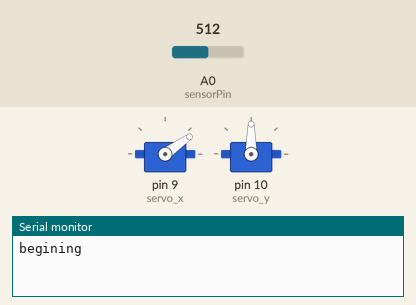
Simulated run of this sketch. Board: Arduino Uno, built with avr-gcc and run on an emulated ATmega328P. Shown: 2 × servo, the last lines printed to the serial monitor. The inputs (shaded band) are chosen by the test bench; at power-on: A0 (sensorPin) = 512.

Above: at 0.15 s.
At 9.66 s:
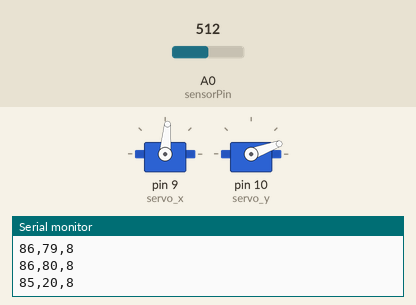
At 19.81 s:
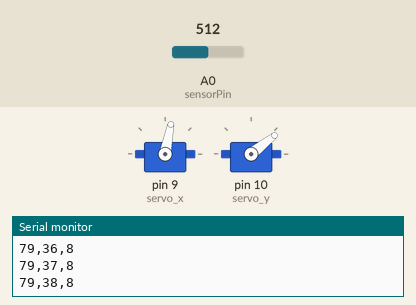
At 39.82 s:
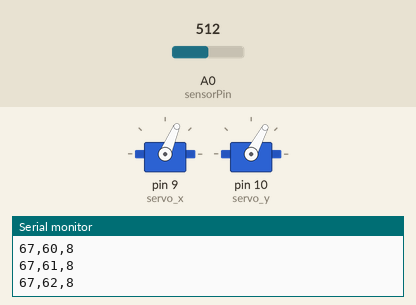
Timing chart, 0 to 40.0 s (numbered marks = the images above):
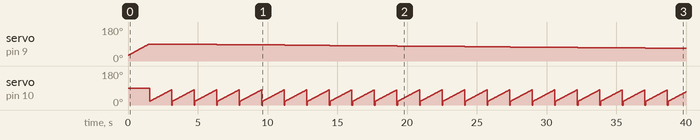

The sketch:

_2D_sweep.ino
```cpp
#include <Servo.h>

Servo servo_x,servo_y;

int sensorPin = A0;
int sensorValue = 0;
int distanceEst = 0;
int posX = 0;
int posY = 0;
int servoDelay = 25;


void setup() {
  Serial.begin(9600);
  servo_x.attach(9);
  servo_y.attach(10);
}

void loop() {
  Serial.print("begining");
  for(posX = 30; posX <= 90; posX += 1) // goes from 0 degrees to 180 degrees
  {                                  // in steps of 1 degree
    servo_x.write(posX);    // tell servo to go to position in variable 'pos'
    delay(servoDelay);                       // waits 15ms for the servo to reach the position
  }
  for(posX = 90; posX>=30; posX -=1)     // goes from 180 degrees to 0 degrees
  {
    servo_x.write(posX);    // tell servo to go to position in variable 'pos'
    delay(servoDelay);                       // waits 15ms for the servo to reach the position
    for(posY = 20; posY <= 80; posY += 1) // goes from 0 degrees to 180 degrees
    {                                  // in steps of 1 degree
      servo_y.write(posY);
      sensorValue = analogRead(A0);
      distanceEst = estimateDistance(sensorValue);
      Serial.print(posX);
      Serial.print(",");
      Serial.print(posY);
      Serial.print(",");
      Serial.println(distanceEst);      // tell servo to go to position in variable 'pos'
      delay(servoDelay);                       // waits 15ms for the servo to reach the position
    }
    servo_y.write(0);
    delay(servoDelay);
  }
  Serial.print("done");
  delay(1000);
}

/**
  Distance = -16.122034*log(x) + 109.105113
**/
double estimateDistance(int val){
  double estimate = -1;
  estimate = -16.122034*log(val) + 109.105113;
  if((estimate > 50) || (estimate == 0)) estimate = -1;
  return estimate;
}
```

Measured:
- by itself, servo on pin 9 (servo_x): rises from 30° to 90° in 1.5 s, then falls to 67° in 37.2 s
- by itself, servo on pin 10 (servo_y): ramps from 0° to 80° and jumps back, once every 1.6 s
